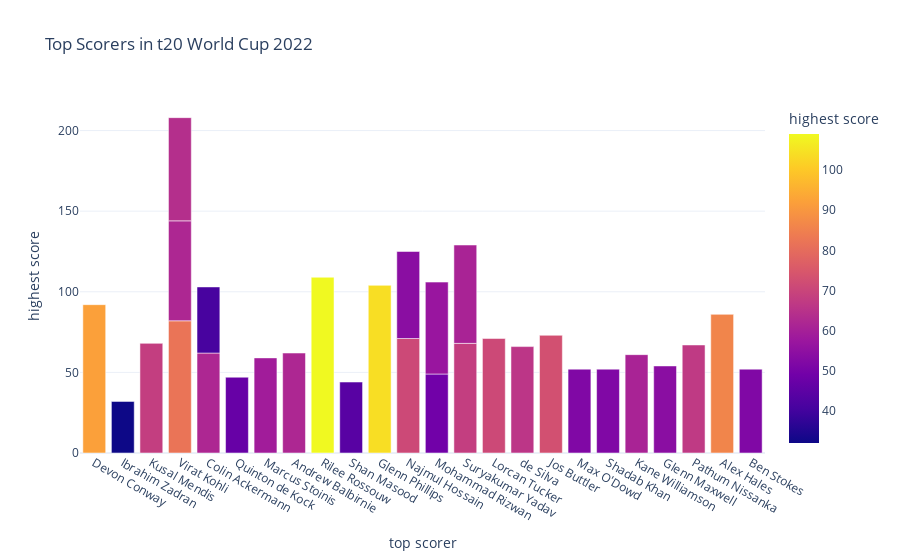

Notebook code for this chart:
### Code cell
#Now find the top scorers in the t20 world cup 2022:

figure = px.bar(data, 
                x=data["top scorer"], 
                y = data["highest score"], 
                color = data["highest score"],
                title="Top Scorers in t20 World Cup 2022")
figure.show()

### Figure 1 — Plotly figure (JSON) as saved in the notebook; plotly's stock layout.template omitted (floating-point values rounded to 4 significant figures)
{"data": [{"alignmentgroup": "True", "hovertemplate": "top scorer=%{x}<br>highest score=%{marker.color}<extra></extra>", "legendgroup": "", "marker": {"color": [92, 32, 68, 82, 62, 47, 59, 62, null, 109, 62, 44, null, null, 104, 71, 49, 68, 71, 66, 73, 52, 64, 52, 61, 54, 67, 41, 54, 61, 57, 86, 52], "coloraxis": "coloraxis", "pattern": {"shape": ""}}, "name": "", "offsetgroup": "", "orientation": "v", "showlegend": false, "textposition": "auto", "type": "bar", "x": ["Devon Conway", "Ibrahim Zadran", "Kusal Mendis", "Virat Kohli", "Colin Ackermann", "Quinton de Kock", "Marcus Stoinis", "Andrew Balbirnie", null, "Rilee Rossouw", "Virat Kohli", "Shan Masood", null, null, "Glenn Phillips", "Najmul Hossain", "Mohammad Rizwan", "Suryakumar Yadav", "Lorcan Tucker", "de Silva", "Jos Buttler", "Max O'Dowd", "Virat Kohli", "Shadab Khan", "Kane Williamson", "Glenn Maxwell", "Pathum Nissanka", "Colin Ackermann", "Najmul Hossain", "Suryakumar Yadav", "Mohammad Rizwan", "Alex Hales", "Ben Stokes"], "xaxis": "x", "y": [92, 32, 68, 82, 62, 47, 59, 62, null, 109, 62, 44, null, null, 104, 71, 49, 68, 71, 66, 73, 52, 64, 52, 61, 54, 67, 41, 54, 61, 57, 86, 52], "yaxis": "y"}], "layout": {"autosize": true, "barmode": "relative", "coloraxis": {"colorbar": {"title": {"text": "highest score"}}, "colorscale": [[0, "#0d0887"], [0.1111, "#46039f"], [0.2222, "#7201a8"], [0.3333, "#9c179e"], [0.4444, "#bd3786"], [0.5556, "#d8576b"], [0.6667, "#ed7953"], [0.7778, "#fb9f3a"], [0.8889, "#fdca26"], [1, "#f0f921"]]}, "legend": {"tracegroupgap": 0}, "title": {"text": "Top Scorers in t20 World Cup 2022"}, "xaxis": {"anchor": "y", "autorange": true, "domain": [0, 1], "range": [-0.5, 23.5], "title": {"text": "top scorer"}, "type": "category"}, "yaxis": {"anchor": "x", "autorange": true, "domain": [0, 1], "range": [0, 218.9], "title": {"text": "highest score"}, "type": "linear"}}}
